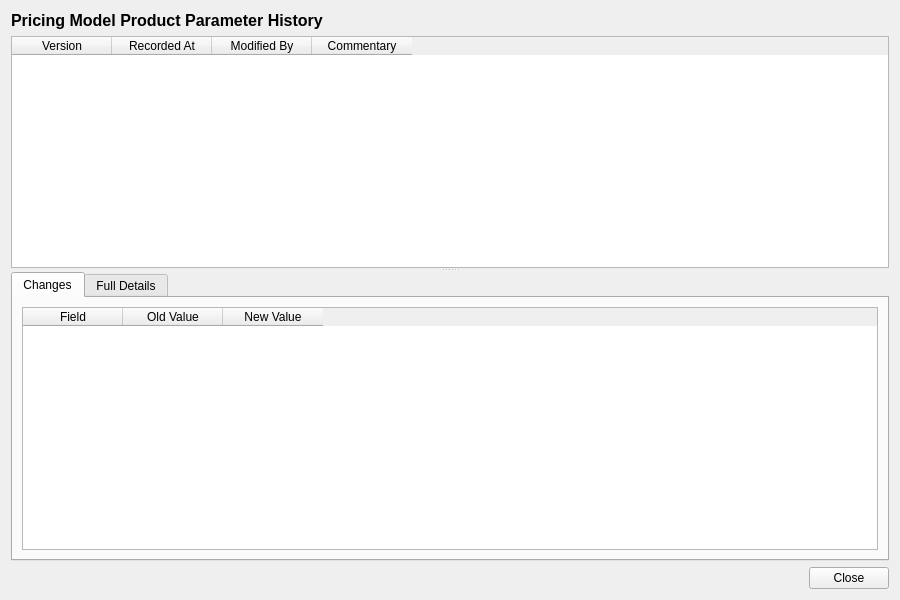
<?xml version="1.0" encoding="UTF-8"?>
<ui version="4.0">
 <class>PricingModelProductParameterHistoryDialog</class>
 <widget class="QWidget" name="PricingModelProductParameterHistoryDialog">
  <property name="geometry">
   <rect>
    <x>0</x>
    <y>0</y>
    <width>900</width>
    <height>600</height>
   </rect>
  </property>
  <property name="windowTitle">
   <string>Pricing Model Product Parameter History</string>
  </property>
  <layout class="QVBoxLayout" name="verticalLayout">
   <item>
    <widget class="QLabel" name="titleLabel">
     <property name="font">
      <font>
       <pointsize>12</pointsize>
       <bold>true</bold>
      </font>
     </property>
     <property name="text">
      <string>Pricing Model Product Parameter History</string>
     </property>
    </widget>
   </item>
   <item>
    <widget class="QSplitter" name="splitter">
     <property name="orientation">
      <enum>Qt::Vertical</enum>
     </property>
     <widget class="QTableWidget" name="versionListWidget">
      <property name="minimumHeight">
       <number>150</number>
      </property>
      <property name="maximumHeight">
       <number>250</number>
      </property>
      <property name="alternatingRowColors">
       <bool>true</bool>
      </property>
      <property name="editTriggers">
       <set>QAbstractItemView::NoEditTriggers</set>
      </property>
      <property name="selectionMode">
       <enum>QAbstractItemView::SingleSelection</enum>
      </property>
      <property name="selectionBehavior">
       <enum>QAbstractItemView::SelectRows</enum>
      </property>
      <column>
       <property name="text">
        <string>Version</string>
       </property>
      </column>
      <column>
       <property name="text">
        <string>Recorded At</string>
       </property>
      </column>
      <column>
       <property name="text">
        <string>Modified By</string>
       </property>
      </column>
      <column>
       <property name="text">
        <string>Commentary</string>
       </property>
      </column>
     </widget>
     <widget class="QWidget" name="detailWidget">
      <layout class="QVBoxLayout" name="detailLayout">
       <property name="leftMargin">
        <number>0</number>
       </property>
       <property name="topMargin">
        <number>0</number>
       </property>
       <property name="rightMargin">
        <number>0</number>
       </property>
       <property name="bottomMargin">
        <number>0</number>
       </property>
       <item>
        <widget class="QTabWidget" name="tabWidget">
         <property name="currentIndex">
          <number>0</number>
         </property>
         <widget class="QWidget" name="changesTab">
          <attribute name="title">
           <string>Changes</string>
          </attribute>
          <layout class="QVBoxLayout" name="changesTabLayout">
           <item>
            <widget class="QTableWidget" name="changesTableWidget">
             <property name="editTriggers">
              <set>QAbstractItemView::NoEditTriggers</set>
             </property>
             <property name="alternatingRowColors">
              <bool>true</bool>
             </property>
             <property name="selectionMode">
              <enum>QAbstractItemView::SingleSelection</enum>
             </property>
             <property name="selectionBehavior">
              <enum>QAbstractItemView::SelectRows</enum>
             </property>
             <column>
              <property name="text">
               <string>Field</string>
              </property>
             </column>
             <column>
              <property name="text">
               <string>Old Value</string>
              </property>
             </column>
             <column>
              <property name="text">
               <string>New Value</string>
              </property>
             </column>
            </widget>
           </item>
          </layout>
         </widget>
         <widget class="QWidget" name="fullDetailsTab">
          <attribute name="title">
           <string>Full Details</string>
          </attribute>
          <layout class="QVBoxLayout" name="fullDetailsTabLayout">
           <item>
            <widget class="QScrollArea" name="scrollArea">
             <property name="widgetResizable">
              <bool>true</bool>
             </property>
             <widget class="QWidget" name="scrollAreaWidgetContents">
              <property name="geometry">
               <rect>
                <x>0</x>
                <y>0</y>
                <width>560</width>
                <height>450</height>
               </rect>
              </property>
              <layout class="QFormLayout" name="formLayout">
               <item row="0" column="0">
                <widget class="QLabel" name="parameter_scopeLabel">
                 <property name="text">
                  <string>Scope:</string>
                 </property>
                </widget>
               </item>
               <item row="0" column="1">
                <widget class="QLabel" name="parameterScopeValue">
                 <property name="text">
                  <string/>
                 </property>
                </widget>
               </item>
               <item row="1" column="0">
                <widget class="QLabel" name="parameter_nameLabel">
                 <property name="text">
                  <string>Name:</string>
                 </property>
                </widget>
               </item>
               <item row="1" column="1">
                <widget class="QLabel" name="parameterNameValue">
                 <property name="text">
                  <string/>
                 </property>
                </widget>
               </item>
               <item row="2" column="0">
                <widget class="QLabel" name="parameter_valueLabel">
                 <property name="text">
                  <string>Value:</string>
                 </property>
                </widget>
               </item>
               <item row="2" column="1">
                <widget class="QLabel" name="parameterValueValue">
                 <property name="text">
                  <string/>
                 </property>
                </widget>
               </item>
               <item row="3" column="0">
                <widget class="QLabel" name="versionNumberLabel">
                 <property name="text">
                  <string>Version:</string>
                 </property>
                </widget>
               </item>
               <item row="3" column="1">
                <widget class="QLabel" name="versionNumberValue">
                 <property name="text">
                  <string/>
                 </property>
                </widget>
               </item>
               <item row="4" column="0">
                <widget class="QLabel" name="modifiedByLabel">
                 <property name="text">
                  <string>Modified By:</string>
                 </property>
                </widget>
               </item>
               <item row="4" column="1">
                <widget class="QLabel" name="modifiedByValue">
                 <property name="text">
                  <string/>
                 </property>
                </widget>
               </item>
               <item row="5" column="0">
                <widget class="QLabel" name="recordedAtLabel">
                 <property name="text">
                  <string>Recorded At:</string>
                 </property>
                </widget>
               </item>
               <item row="5" column="1">
                <widget class="QLabel" name="recordedAtValue">
                 <property name="text">
                  <string/>
                 </property>
                </widget>
               </item>
               <item row="6" column="0">
                <widget class="QLabel" name="changeCommentaryLabel">
                 <property name="text">
                  <string>Change Commentary:</string>
                 </property>
                </widget>
               </item>
               <item row="6" column="1">
                <widget class="QLabel" name="changeCommentaryValue">
                 <property name="text">
                  <string/>
                 </property>
                 <property name="wordWrap">
                  <bool>true</bool>
                 </property>
                </widget>
               </item>
              </layout>
             </widget>
            </widget>
           </item>
          </layout>
         </widget>
        </widget>
       </item>
      </layout>
     </widget>
    </widget>
   </item>
   <item>
    <layout class="QHBoxLayout" name="buttonLayout">
     <item>
      <spacer name="horizontalSpacer">
       <property name="orientation">
        <enum>Qt::Horizontal</enum>
       </property>
       <property name="sizeHint" stdset="0">
        <size><width>40</width><height>20</height></size>
       </property>
      </spacer>
     </item>
     <item>
      <widget class="QPushButton" name="closeButton">
       <property name="text">
        <string>Close</string>
       </property>
      </widget>
     </item>
    </layout>
   </item>
  </layout>
 </widget>
 <resources/>
 <connections/>
</ui>
